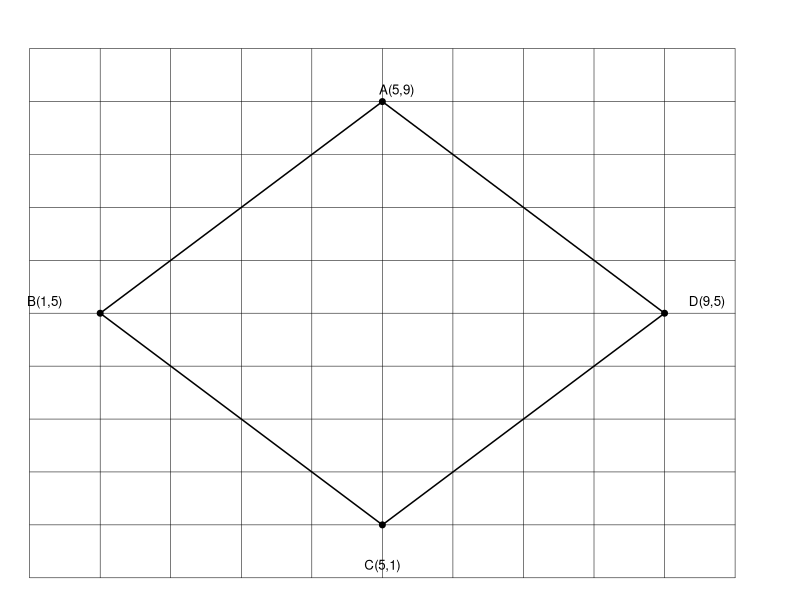
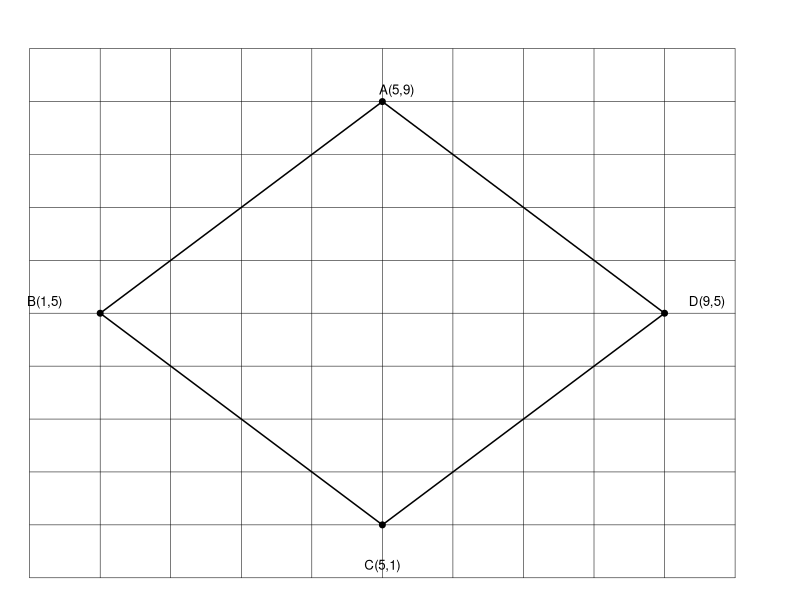

These charts were generated, in order, by the following R code:
library(svglite)

make_plot <- function() {
  old <- par(mar = c(0,0,0,0), bg = "white")
  plot(0, 0, type = "n", xlim = c(0, 10.5), ylim = c(0, 10.5),
       axes = FALSE, xlab = "", ylab = "")
  # grid
  for (i in 0:10) {
    lines(c(i, i), c(0, 10), lty = 1, lwd = 0.5, col = "black")
    lines(c(0, 10), c(i, i), lty = 1, lwd = 0.5, col = "black")
  }
  # star polygon A(5,9) B(1,5) C(5,1) D(9,5) plus center (5,5)
  pts <- data.frame(x = c(5, 1, 5, 9, 5), y = c(9, 5, 1, 5, 9))
  lines(pts$x, pts$y, lwd = 1.5)
  points(c(5,1,5,9), c(9,5,1,5), pch = 19, cex = 0.8)
  text(5.2, 9.2, "A(5,9)", cex = 0.8, family = "sans")
  text(0.6, 5.2, "B(1,5)", cex = 0.8, family = "sans", pos = 2)
  text(5, 0.5, "C(5,1)", cex = 0.8, family = "sans", pos = 1)
  text(9.2, 5.2, "D(9,5)", cex = 0.8, family = "sans", pos = 4)
  par(old)
}

svglite("C:/Users/18904/Github/primary-mathematics/figures/week89-1.svg", width = 4, height = 4)
make_plot(); dev.off()
cairo_pdf("C:/Users/18904/Github/primary-mathematics/figures/week89-1.pdf", width = 4, height = 4)
make_plot(); dev.off()
cat("done\n")
